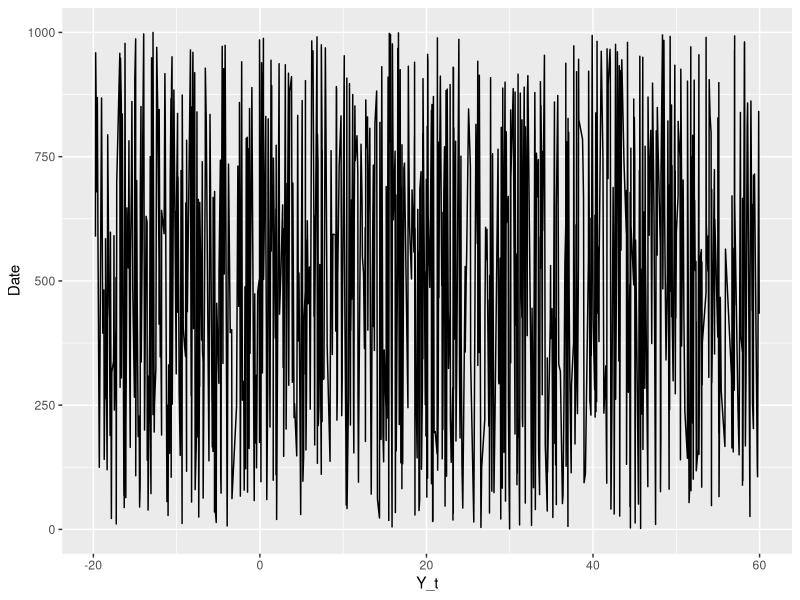
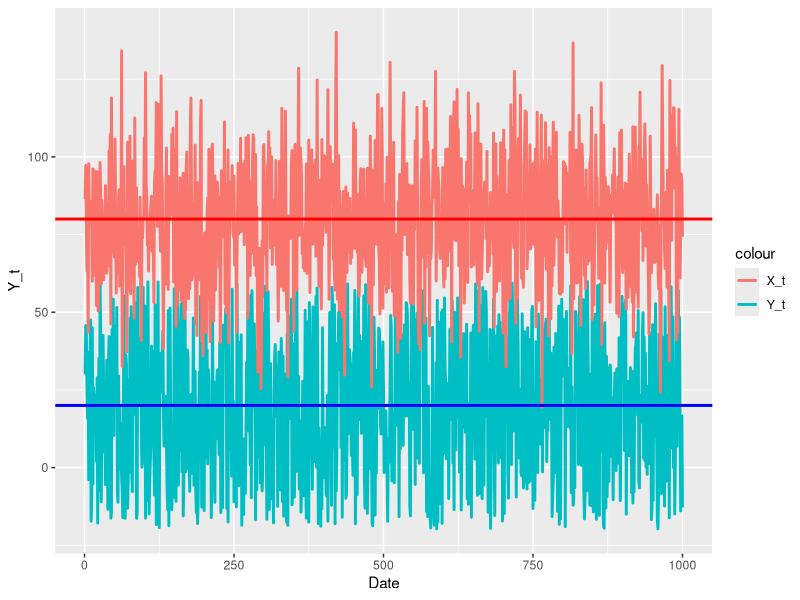
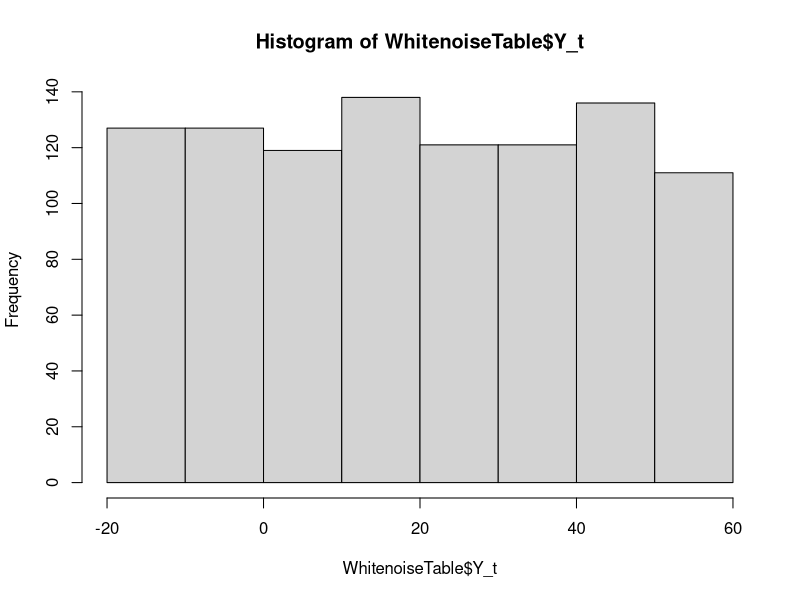
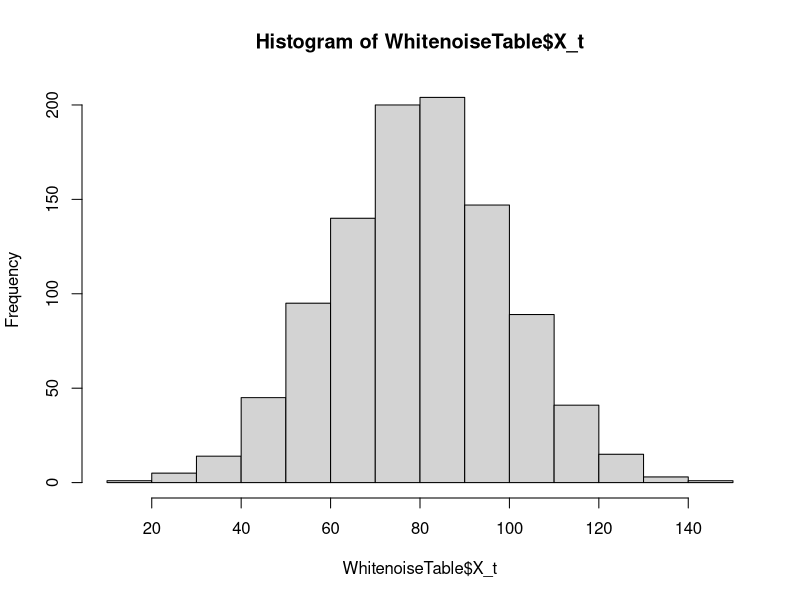
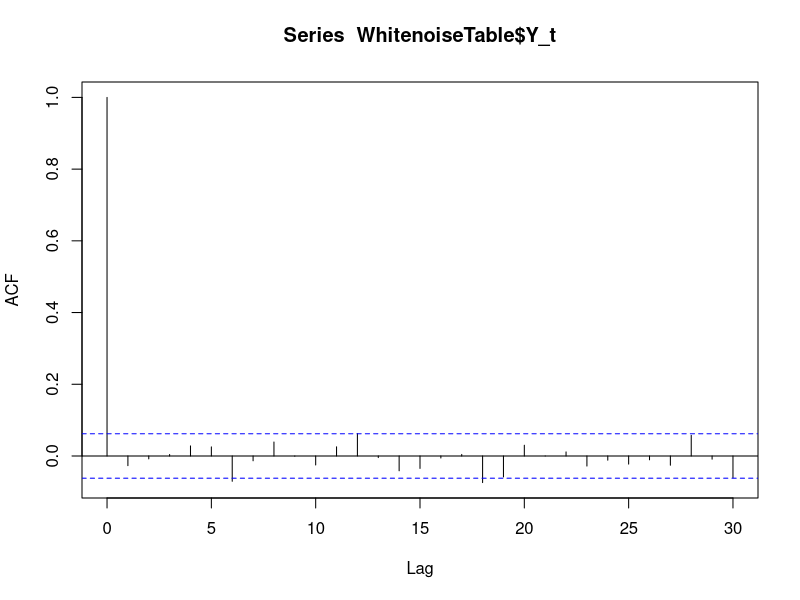
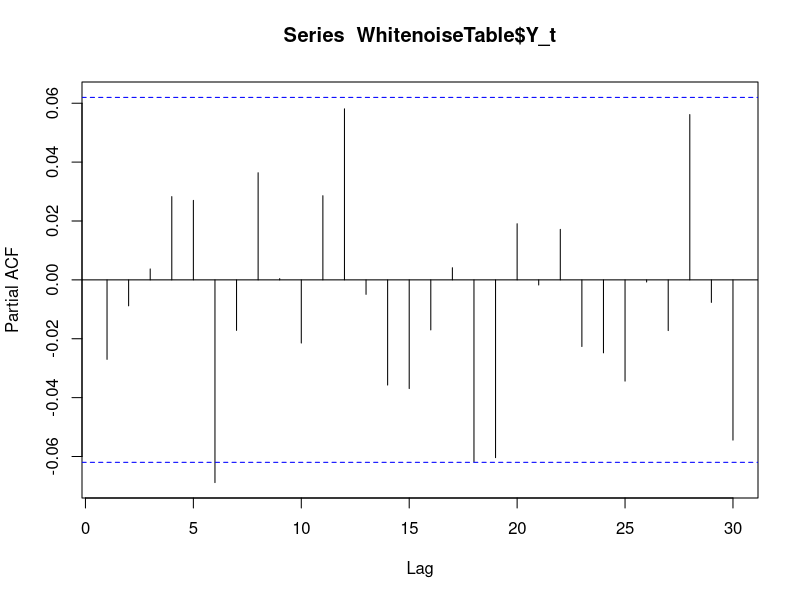
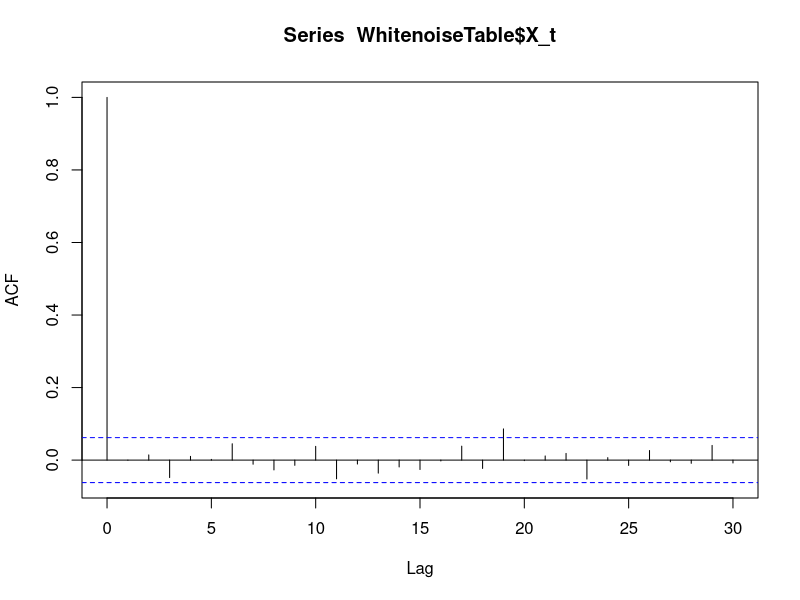
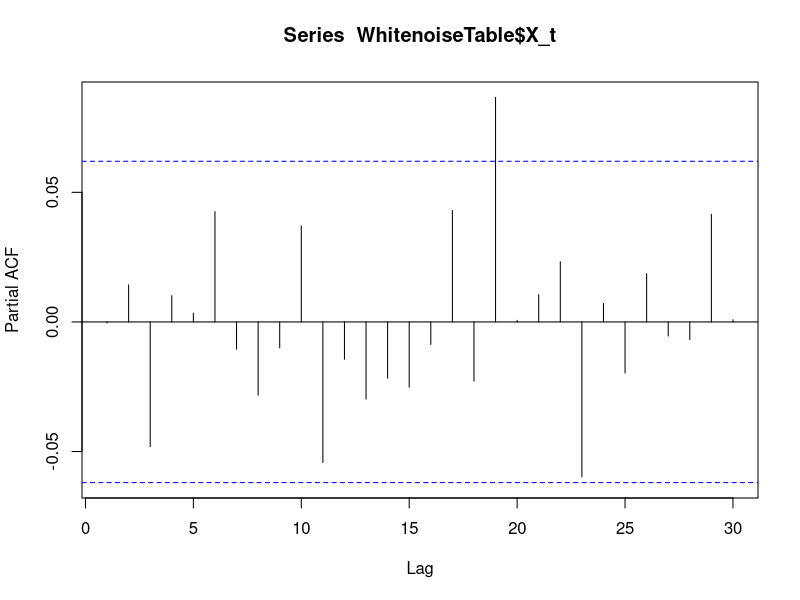

These figures' R source, in order:
set.seed(1992)
WhitenoiseTable <- data.frame(Date = 1:1000,
                              Y_t = runif(1000, -20, 60))
str(WhitenoiseTable)

###
library(ggplot2)
ggplot(WhitenoiseTable, aes(x = Y_t)) +
  geom_line(aes(y = Date))
###

set.seed(1992)
WhitenoiseTable$X_t <- rnorm(1000, 80, 20)

library(ggplot2)
ggplot(WhitenoiseTable, aes(x = Date)) +
  geom_line(aes(y=Y_t, color = "Y_t"), size = 1) +
  geom_line(aes(y=X_t, color = "X_t"), size = 1) +
  geom_hline(yintercept = 20, color = "blue", size = 1) +
  geom_hline(yintercept = 80, color = "red", size = 1) 
#it appears that both time series are stationary in a weak sense: they fluctuate around 
#their fixed mean with a standard deviation that appears to be constant.

#Theoretical value of mean and sd:
#Y_t: mean = (60+(-20))/2 = 20 (a+b/2), sd = (60+(-20))/sqrt(12) = 23.09 (a+b/sqrt(12))
#X_t: mean = 80, sd = 20

#we can calculate the adjusted sampled standard deviations (to get unbiased estimate)
sd(WhitenoiseTable$Y_t) #23.01883
sd(WhitenoiseTable$X_t) #19.50523

#Check with histogram
hist(WhitenoiseTable$Y_t)
hist(WhitenoiseTable$X_t)


###--------------------------------------------------------------
#Examination of the autocorrelation of white noise

acf(WhitenoiseTable$Y_t)
pacf(WhitenoiseTable$Y_t)
#Unfortunately, both ACF and PACF do so in the case of 𝑘=6 lag! 
#But neither value is so far out of the range, 
#so we might almost believe that we have generated a 
#white noise that is uniformly distributed.

#In the case of k = 6,  it would be nice to do some hypothesis testing 
#to see if our time series is really a white noise.



acf(WhitenoiseTable$X_t)
pacf(WhitenoiseTable$X_t)
#it’s not white noise we’ve generated


###--------------------------------------------------------------
#Statistical testing of white noise processes
###------------------------------------------
#1. The Ljung-Box test
#H0:p1 = p2 =...= 0
#H1: exist pj # 0
autocor <- acf(WhitenoiseTable$X_t, plot = FALSE)
str(autocor)
autocor_df <- data.frame(Lags = autocor$lag[2:31,1,1],
                         autocor = autocor$acf[2:31,1,1])
str(autocor_df)

#The distribution of the test is X^2(p-b), 
#so we expand the table with the part of the test function
autocor_df$ToolForTeststatistic <- autocor_df$autocor^2/(1000-autocor_df$Lags)
Teststatistic <- (1000)*(1000+2)*sum(autocor_df$ToolForTeststatistic)

#p value
1-pchisq(Teststatistic, 30-0)
#0.5637739 -> 56.4%, so even alpha = 10%, we can accept H0 -> with 90% confidence

#Built in function
Box.test(WhitenoiseTable$X_t, lag = 30, type = "Ljung-Box")


###------------------------------------------
#2.The Breusch-Godfrey test
library(lmtest)
bgtest(WhitenoiseTable$X_t ~ 1, order = 30)
#p-value = 0.5201
#we accept 𝐻0 that our time series Xt is a white noise for 
#30 lags in the population

#better for testing residual autocorrelation



###------------------------------------------
#The Durbin-Watson test
dwtest(WhitenoiseTable$X_t ~ 1)
#p-value = 0.504
#so we can accept 𝐻0 for all the usual 𝛼, 
#that the time series can be considered white noise in the out-of-sample world









###------------------------------------------------------------------------------------
#Load the Lottery.xlsx file
library(readxl)
Lottery <- read_excel("Lottery.xlsx")
Lottery$Date <- as.Date(Lottery$Date)
str(Lottery)
Lottery$Mean <- rowMeans(Lottery[, 12:16])
#the Mean time series is the sum of random effects, 
#so it must be normally distributed by the Central Limit Theorem
#the theoretical mean of the time series should be (90+1)/2 = 45.5

ggplot(Lottery, aes(x=Date, y=Mean)) +
  geom_line() + 
  geom_hline(yintercept = 45.5, color="blue")
#It looks quite white noise…at least 
#the time series looks stationary with the given uniform distribution mean

hist(Lottery$Mean)
#the bell-shaped curve of the normal distribution we expect comes out very nicely.

#Well, but are the elements not autocorrelated? 
#That is, can they also be taken as white noise?
#Let’s see the correlograms:
acf(Lottery$Mean)
pacf(Lottery$Mean)
#This makes it seem plausible: both 𝐴𝐶𝐹 and 𝑃𝐴𝐶𝐹 
#only exit the 95% confidence interval around 0 
#for a small number of lags (e.g., lags 21 and 30), 
#and even if they do, they don’t exit very much.


#But let’s take a look at our three hypotheses tests to answer the question for sure!
Box.test(Lottery$Mean, lag = 35, type = "Ljung-Box")
#35 is suggested by acf function
#p-value = 0.475

library(lmtest)
bgtest(Lottery$Mean ~ 1, order = 35)
#p-value = 0.4482

dwtest(Lottery$Mean ~ 1)
#p-value = 0.4482 

#Accept H0: the weekly average of the lottery numbers can be considered as white noise




###-----------------------------------------------
#Number of tickets with 2 matches
Lottery_Converted <- Lottery[Lottery$Date > "1998-01-03",]
ggplot(Lottery_Converted, aes(x=Date, y=Numberofwinners2)) + geom_line()
#not stationarity
#here is some upward trend between 2000-2004, 
#a downward trend between 2004-2010, and some cycle effect.

acf(Lottery_Converted$Numberofwinners2)
pacf(Lottery_Converted$Numberofwinners2)

Box.test(Lottery_Converted$Numberofwinners2, lag=30, type="Ljung-Box")
bgtest(Lottery_Converted$Numberofwinners2 ~ 1, order = 30)
dwtest(Lottery_Converted$Numberofwinners2 ~ 1)

#Out of curiosity, we can look at the total amount of money paid out 
#on the tickets with two matches in HUF.
#This is the Prize2 timeline
ggplot(Lottery_Converted, aes(x=Date, y=Prize2)) + geom_line()
acf(Lottery_Converted$Prize2)
pacf(Lottery_Converted$Prize2)
#What is worth to note about 𝑃𝐴𝐶𝐹 is that 
#because the upward trend is so strong in this time series, 
#even in 𝑃𝐴𝐶𝐹 there are quite distant lags, e.g. 14, 
#where the partial autocorrelation leaves the 95% confidence interval around 0.

#the absolute value of the regular 𝐴𝐶𝐹 doesn’t start to decline because of the strong trend



